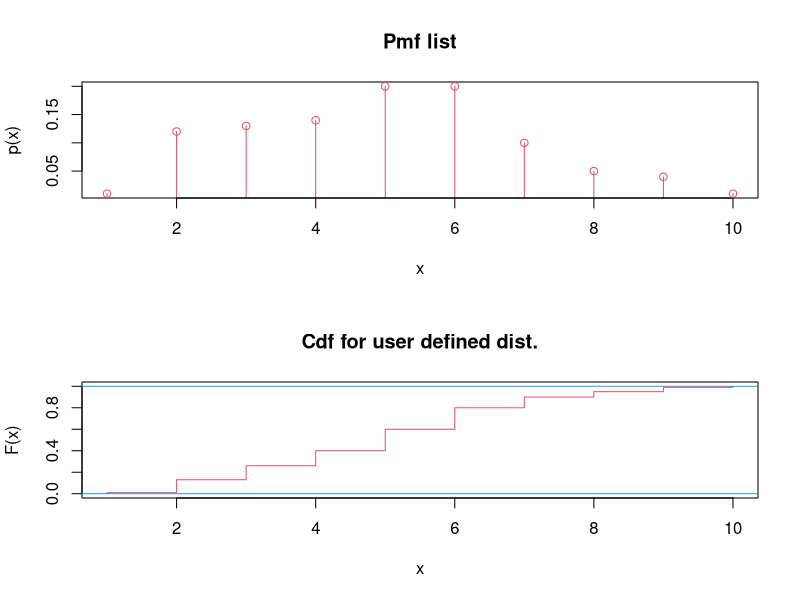
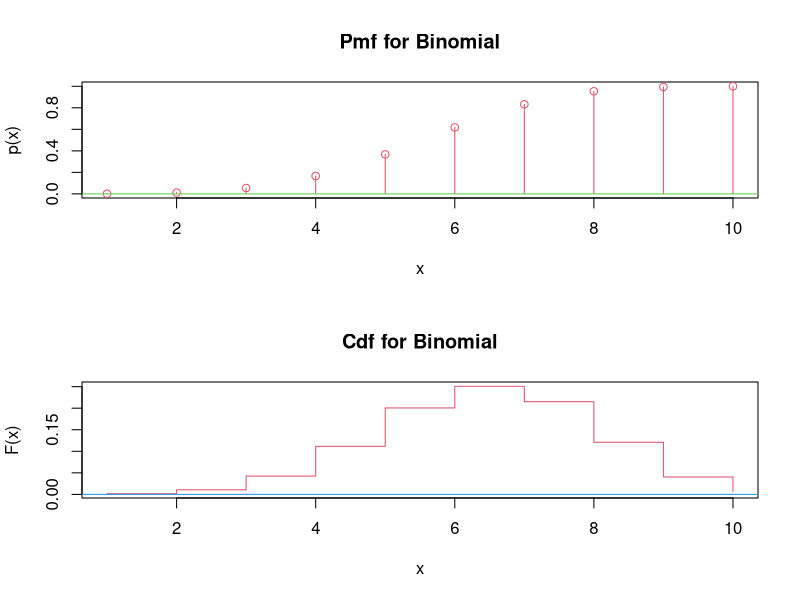
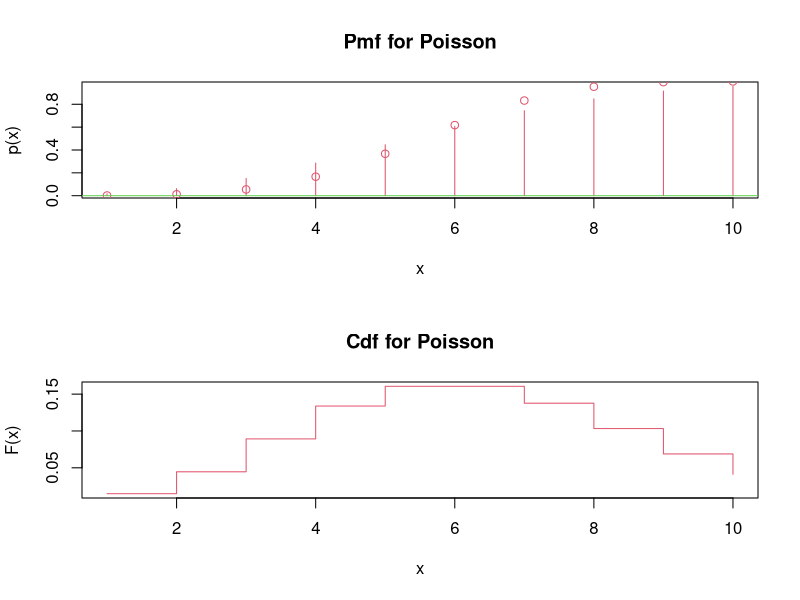

Generate these figures, in order, with R:
#Task 1
XX <- 1:10

PP <- c(.01,.12,.13,.14,.2,.2,.1,.05,.04,.01)

sum(PP)

require(graphics)
par(mfrow = c(2,1))

plot(XX,PP,type="h",col=2,main="Pmf list",xlab="x",ylab="p(x)")
points(XX,PP,col=2);abline(h=0,col=3)

QQ <- cumsum(PP)

c(XX, PP, QQ)

plot(c(1,XX),c(0,QQ),type="s", ylab="F(x)",col=2,xlab="x",main="Cdf for user defined dist.")
abline (h=0:1, col=4)

#Task 2
Bin_pmf <- pbinom(XX, size = 10, prob = 0.6) # n stands for 'size'
Bin_cdf <- dbinom(XX, size = 10, prob = 0.6) # n stands for 'size'

require(graphics)
par(mfrow = c(2,1))

plot(XX,Bin_pmf,type="h",col=2,main="Pmf for Binomial",xlab="x",ylab="p(x)")
points(XX,Bin_pmf,col=2);abline(h=0,col=3)

plot(XX,Bin_cdf,type="s", ylab="F(x)",col=2,xlab="x",main="Cdf for Binomial")
abline (h=0:1, col=4)

Pois_pmf <- ppois(XX, lambda = 6)
Pois_cdf <- dpois(XX, lambda = 6)

plot(XX,Pois_pmf,type="h",col=2,main="Pmf for Poisson",xlab="x",ylab="p(x)")
points(XX,Bin_pmf,col=2);abline(h=0,col=3)

plot(XX,Pois_cdf,type="s", ylab="F(x)",col=2,xlab="x",main="Cdf for Poisson")
abline (h=0:1, col=4)